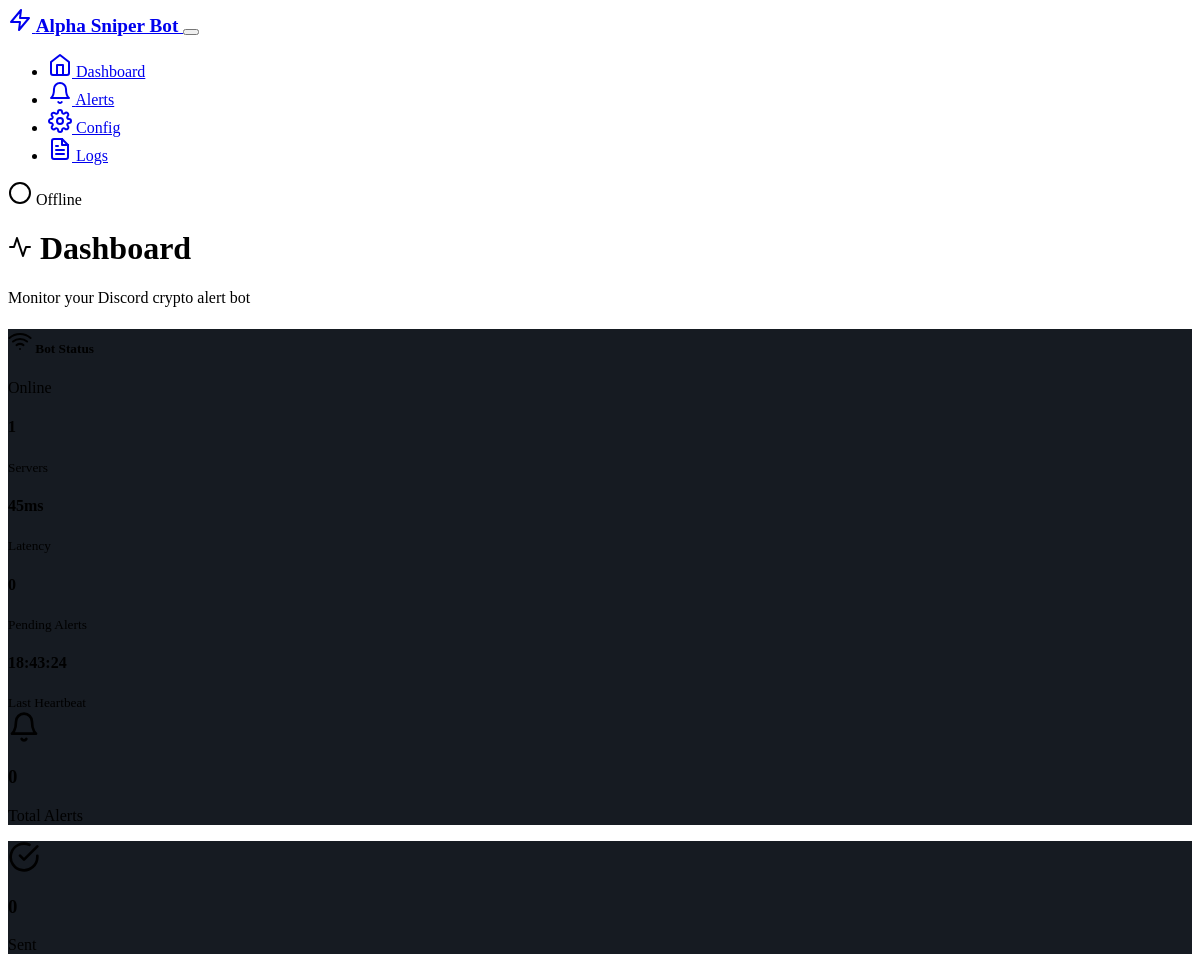
Before: / (upper part) with the older database file.
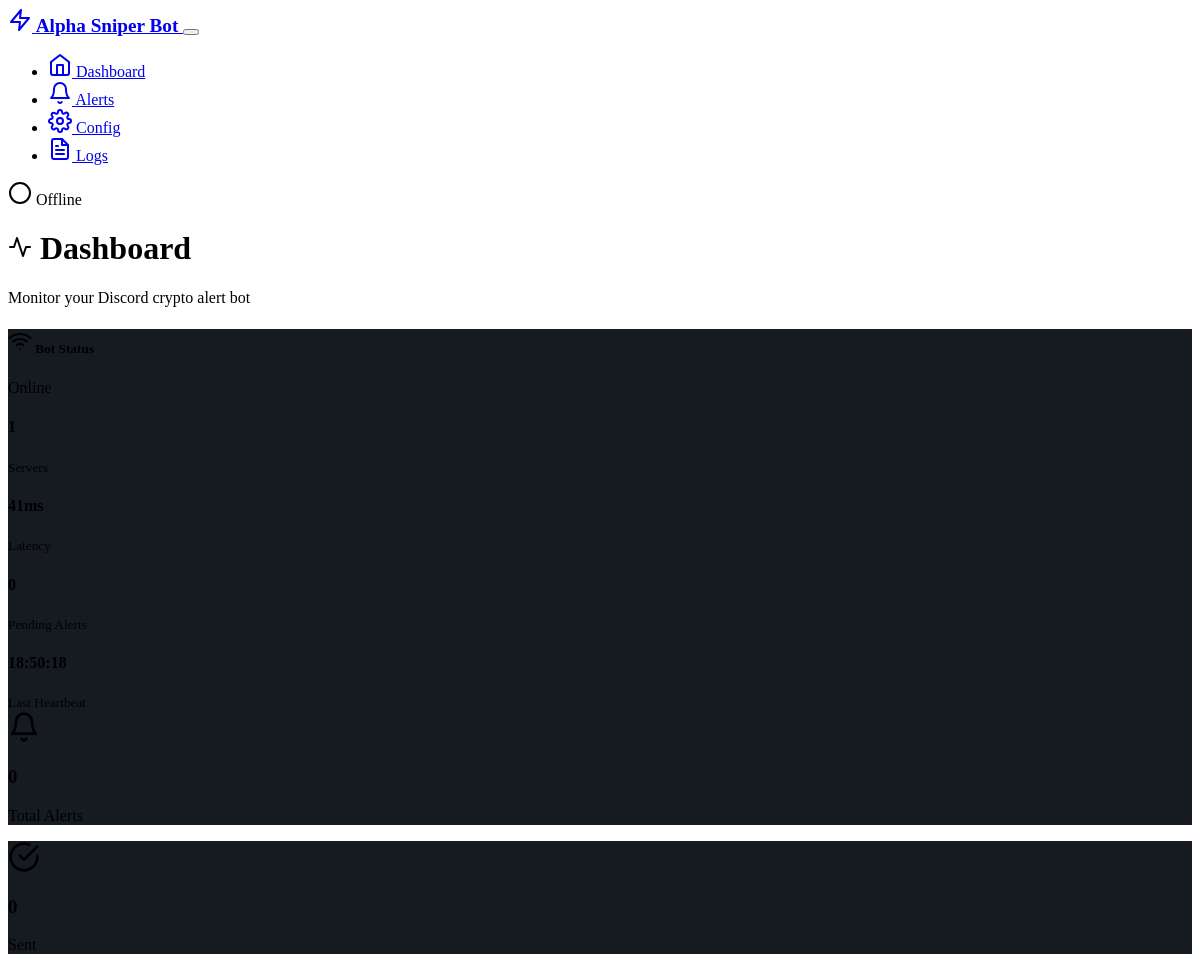
After: the same page with the newer database file.
### models.py (models this page shows)
class BotStatus(db.Model):
    id = db.Column(db.Integer, primary_key=True)
    is_online = db.Column(db.Boolean, default=False)
    last_heartbeat = db.Column(db.DateTime, nullable=True)
    guild_count = db.Column(db.Integer, default=0)
    latency = db.Column(db.Float, nullable=True)
    uptime_start = db.Column(db.DateTime, nullable=True)

### routes.py (the view)
@app.route('/')
def dashboard():
    bot_status = BotStatus.query.first()
    recent_alerts = Alert.query.order_by(Alert.created_at.desc()).limit(5).all()
    recent_logs = ActivityLog.query.order_by(ActivityLog.timestamp.desc()).limit(10).all()
    total_alerts = Alert.query.count()
    sent_alerts = Alert.query.filter_by(status='sent').count()
    failed_alerts = Alert.query.filter_by(status='failed').count()
    pending_alerts = Alert.query.filter_by(status='pending').count()
    stats = {
        'total_alerts': total_alerts,
        'sent_alerts': sent_alerts,
        'failed_alerts': failed_alerts,
        'pending_alerts': pending_alerts
    }
    return render_template('dashboard.html',
                         bot_status=bot_status,
                         recent_alerts=recent_alerts,
                         recent_logs=recent_logs,
                         stats=stats)

### templates/dashboard.html (shortened to what this page needs)
{% extends "base.html" %}
{% block content %}
<div class="row mb-4">
    <div class="col">
        <h1 class="h2 mb-0">
            <i data-feather="activity" class="me-2"></i>
            Dashboard
        </h1>
        <p class="text-muted">Monitor your Discord crypto alert bot</p>
    </div>
</div>
<div class="row mb-4">
    <div class="col-12">
        <div class="card">
            <div class="card-header d-flex justify-content-between align-items-center">
                <h5 class="mb-0">
                    <i data-feather="wifi" class="me-2"></i>
                    Bot Status
                </h5>
                <span class="badge bg-{{ 'success' if bot_status and bot_status.is_online else 'danger' }}">
                    {{ 'Online' if bot_status and bot_status.is_online else 'Offline' }}
                </span>
            </div>
            <div class="card-body">
                <div class="row">
                    <div class="col-md-3">
                        <div class="text-center">
                            <h4 class="text-primary">{{ bot_status.guild_count if bot_status else 0 }}</h4>
                            <small class="text-muted">Servers</small>
                        </div>
                    </div>
                    <div class="col-md-3">
                        <div class="text-center">
                            <h4 class="text-info">{{ '%.0f'|format(bot_status.latency if bot_status and bot_status.latency else 0) }}ms</h4>
                            <small class="text-muted">Latency</small>
                        </div>
                    </div>
                    <div class="col-md-3">
                        <div class="text-center">
                            <h4 class="text-success">{{ stats.pending_alerts }}</h4>
                            <small class="text-muted">Pending Alerts</small>
                        </div>
                    </div>
                    <div class="col-md-3">
                        <div class="text-center">
                            <h4 class="text-warning">{{ bot_status.last_heartbeat.strftime('%H:%M:%S') if bot_status and bot_status.last_heartbeat else 'N/A' }}</h4>
                            <small class="text-muted">Last Heartbeat</small>
                        </div>
                    </div>
                </div>
            </div>
        </div>
    </div>
</div>
<div class="row mb-4">
    <div class="col-md-3">
        <div class="card text-center">
            <div class="card-body">
                <i data-feather="bell" class="mb-2 text-primary" style="width: 2rem; height: 2rem;"></i>
                <h3>{{ stats.total_alerts }}</h3>
                <p class="text-muted mb-0">Total Alerts</p>
            </div>
        </div>
    </div>
    <div class="col-md-3">
        <div class="card text-center">
            <div class="card-body">
                <i data-feather="check-circle" class="mb-2 text-success" style="width: 2rem; height: 2rem;"></i>
                <h3>{{ stats.sent_alerts }}</h3>
                <p class="text-muted mb-0">Sent</p>
            </div>
        </div>
    </div>
</div>
{% endblock %}

### templates/base.html (shortened to what this page needs)
<!DOCTYPE html>
<html lang="en" data-bs-theme="dark">
<head>
    <link href="https://cdn.replit.com/agent/bootstrap-agent-dark-theme.min.css" rel="stylesheet">
    <link href="{{ url_for('static', filename='css/style.css') }}" rel="stylesheet">
</head>
<body>
    <nav class="navbar navbar-expand-lg navbar-dark bg-dark">
        <div class="container">
            <a class="navbar-brand d-flex align-items-center" href="{{ url_for('dashboard') }}">
                <i data-feather="zap" class="me-2"></i>
                Alpha Sniper Bot
            </a>
            <button class="navbar-toggler" type="button" data-bs-toggle="collapse" data-bs-target="#navbarNav">
            </button>
            <div class="collapse navbar-collapse" id="navbarNav">
                <ul class="navbar-nav me-auto">
                    <li class="nav-item">
                        <a class="nav-link {% if request.endpoint == 'dashboard' %}active{% endif %}" href="{{ url_for('dashboard') }}">
                            <i data-feather="home" class="me-1"></i>
                            Dashboard
                        </a>
                    </li>
                    <li class="nav-item">
                        <a class="nav-link {% if request.endpoint == 'alerts' %}active{% endif %}" href="{{ url_for('alerts') }}">
                            <i data-feather="bell" class="me-1"></i>
                            Alerts
                        </a>
                    </li>
                    <li class="nav-item">
                        <a class="nav-link {% if request.endpoint == 'config' %}active{% endif %}" href="{{ url_for('config') }}">
                            <i data-feather="settings" class="me-1"></i>
                            Config
                        </a>
                    </li>
                    <li class="nav-item">
                        <a class="nav-link {% if request.endpoint == 'logs' %}active{% endif %}" href="{{ url_for('logs') }}">
                            <i data-feather="file-text" class="me-1"></i>
                            Logs
                        </a>
                    </li>
                </ul>
                <div class="d-flex align-items-center">
                    <span class="badge bg-secondary me-2" id="bot-status">
                    </span>
                </div>
            </div>
        </div>
    </nav>
    <main class="container my-4">
        {% block content %}{% endblock %}
    </main>
</body>
</html>

### static/css/style.css (style rules this page uses)
:root { --crypto-green: #00d4aa; --crypto-red: #f84960; --crypto-gold: #f7931a; --crypto-blue: #627eea; }
.navbar-brand { font-weight: 600; font-size: 1.2rem; }
.card { transition: transform 0.2s ease-in-out, box-shadow 0.2s ease-in-out; }
[data-bs-theme="dark"] { --bs-body-bg: #0d1117; --bs-body-color: #e6edf3; }
[data-bs-theme="dark"] .card { background-color: #161b22; border-color: #30363d; }

Changed rows visible on the page:
changed BotStatus "Online": latency "45" → "41"; last_heartbeat "18:43:24" → "18:50:18"
